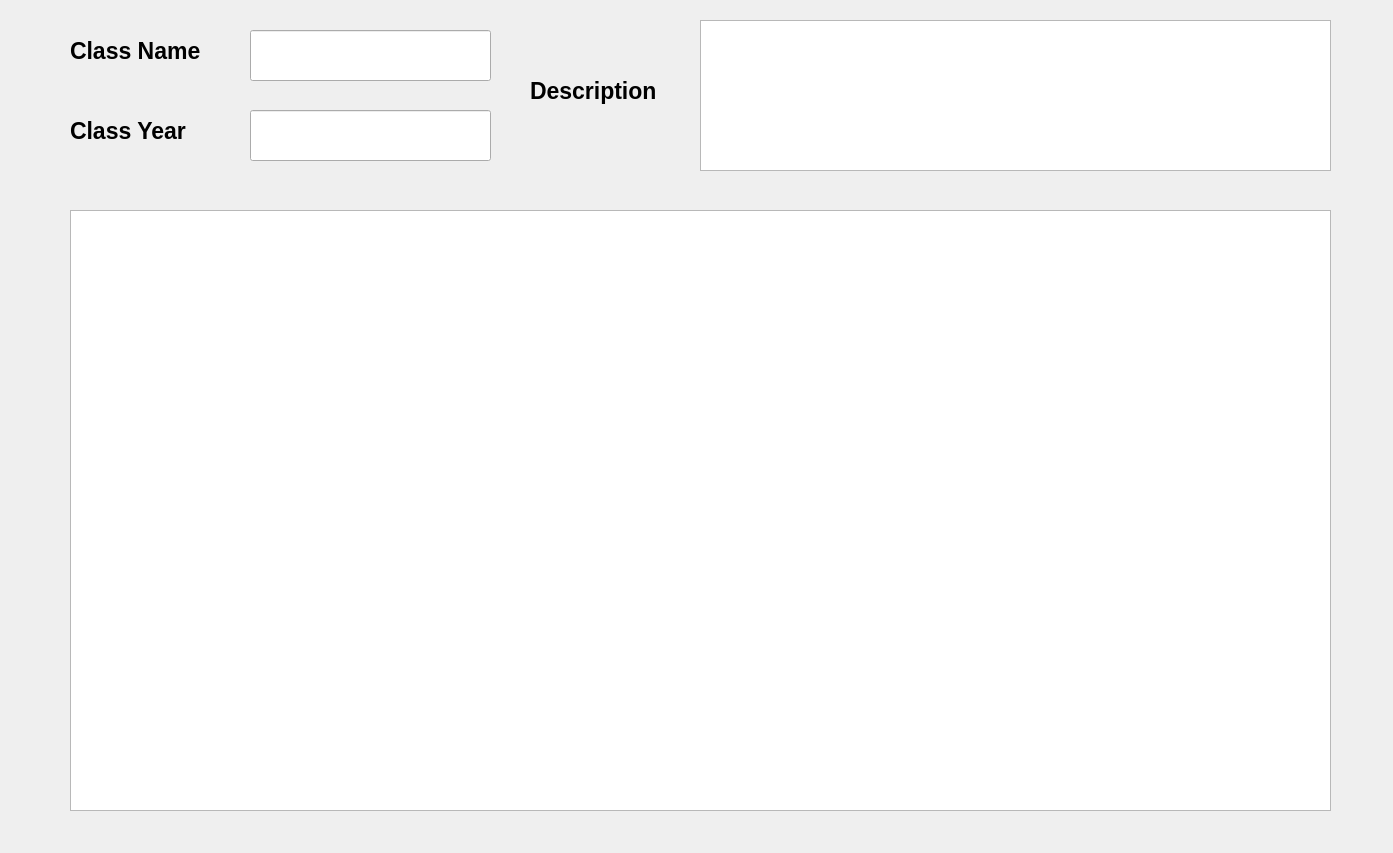
<?xml version="1.0" encoding="UTF-8"?>
<ui version="4.0">
 <class>Dialog</class>
 <widget class="QDialog" name="Dialog">
  <property name="geometry">
   <rect>
    <x>0</x>
    <y>0</y>
    <width>1393</width>
    <height>853</height>
   </rect>
  </property>
  <property name="windowTitle">
   <string>Class Management</string>
  </property>
  <widget class="QLabel" name="label">
   <property name="geometry">
    <rect>
     <x>70</x>
     <y>20</y>
     <width>171</width>
     <height>61</height>
    </rect>
   </property>
   <property name="font">
    <font>
     <pointsize>17</pointsize>
     <weight>75</weight>
     <bold>true</bold>
    </font>
   </property>
   <property name="text">
    <string>Class Name</string>
   </property>
  </widget>
  <widget class="QLineEdit" name="ClassNameInput">
   <property name="geometry">
    <rect>
     <x>250</x>
     <y>30</y>
     <width>241</width>
     <height>51</height>
    </rect>
   </property>
  </widget>
  <widget class="QLineEdit" name="ClassYearInput">
   <property name="geometry">
    <rect>
     <x>250</x>
     <y>110</y>
     <width>241</width>
     <height>51</height>
    </rect>
   </property>
   <property name="text">
    <string/>
   </property>
  </widget>
  <widget class="QLabel" name="label_2">
   <property name="geometry">
    <rect>
     <x>70</x>
     <y>100</y>
     <width>171</width>
     <height>61</height>
    </rect>
   </property>
   <property name="font">
    <font>
     <pointsize>17</pointsize>
     <weight>75</weight>
     <bold>true</bold>
    </font>
   </property>
   <property name="text">
    <string>Class Year</string>
   </property>
  </widget>
  <widget class="QLabel" name="label_3">
   <property name="geometry">
    <rect>
     <x>530</x>
     <y>60</y>
     <width>171</width>
     <height>61</height>
    </rect>
   </property>
   <property name="font">
    <font>
     <pointsize>17</pointsize>
     <weight>75</weight>
     <bold>true</bold>
    </font>
   </property>
   <property name="text">
    <string>Description</string>
   </property>
  </widget>
  <widget class="QTextEdit" name="textEdit_description">
   <property name="geometry">
    <rect>
     <x>700</x>
     <y>20</y>
     <width>631</width>
     <height>151</height>
    </rect>
   </property>
  </widget>
  <widget class="QTableWidget" name="tableWidget_classes">
   <property name="geometry">
    <rect>
     <x>70</x>
     <y>210</y>
     <width>1261</width>
     <height>601</height>
    </rect>
   </property>
  </widget>
 </widget>
 <resources/>
 <connections/>
</ui>
